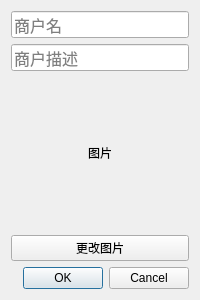
<?xml version="1.0" encoding="UTF-8"?>
<ui version="4.0">
 <class>DialogManageBiz</class>
 <widget class="QDialog" name="DialogManageBiz">
  <property name="geometry">
   <rect>
    <x>0</x>
    <y>0</y>
    <width>200</width>
    <height>300</height>
   </rect>
  </property>
  <property name="windowTitle">
   <string>更改商户信息</string>
  </property>
  <layout class="QVBoxLayout" name="verticalLayout">
   <item>
    <widget class="QLineEdit" name="lineEditBizName">
     <property name="font">
      <font>
       <pointsize>12</pointsize>
      </font>
     </property>
     <property name="maxLength">
      <number>16</number>
     </property>
     <property name="placeholderText">
      <string>商户名</string>
     </property>
    </widget>
   </item>
   <item>
    <widget class="QLineEdit" name="lineEditBizDesc">
     <property name="font">
      <font>
       <pointsize>12</pointsize>
      </font>
     </property>
     <property name="placeholderText">
      <string>商户描述</string>
     </property>
    </widget>
   </item>
   <item>
    <widget class="QLabel" name="label">
     <property name="text">
      <string>图片</string>
     </property>
     <property name="alignment">
      <set>Qt::AlignCenter</set>
     </property>
    </widget>
   </item>
   <item>
    <widget class="QPushButton" name="pushButton">
     <property name="text">
      <string>更改图片</string>
     </property>
    </widget>
   </item>
   <item>
    <widget class="QDialogButtonBox" name="buttonBox">
     <property name="orientation">
      <enum>Qt::Horizontal</enum>
     </property>
     <property name="standardButtons">
      <set>QDialogButtonBox::Cancel|QDialogButtonBox::Ok</set>
     </property>
    </widget>
   </item>
  </layout>
 </widget>
 <resources/>
 <connections>
  <connection>
   <sender>buttonBox</sender>
   <signal>accepted()</signal>
   <receiver>DialogManageBiz</receiver>
   <slot>accept()</slot>
   <hints>
    <hint type="sourcelabel">
     <x>248</x>
     <y>254</y>
    </hint>
    <hint type="destinationlabel">
     <x>157</x>
     <y>274</y>
    </hint>
   </hints>
  </connection>
  <connection>
   <sender>buttonBox</sender>
   <signal>rejected()</signal>
   <receiver>DialogManageBiz</receiver>
   <slot>reject()</slot>
   <hints>
    <hint type="sourcelabel">
     <x>316</x>
     <y>260</y>
    </hint>
    <hint type="destinationlabel">
     <x>286</x>
     <y>274</y>
    </hint>
   </hints>
  </connection>
 </connections>
</ui>
